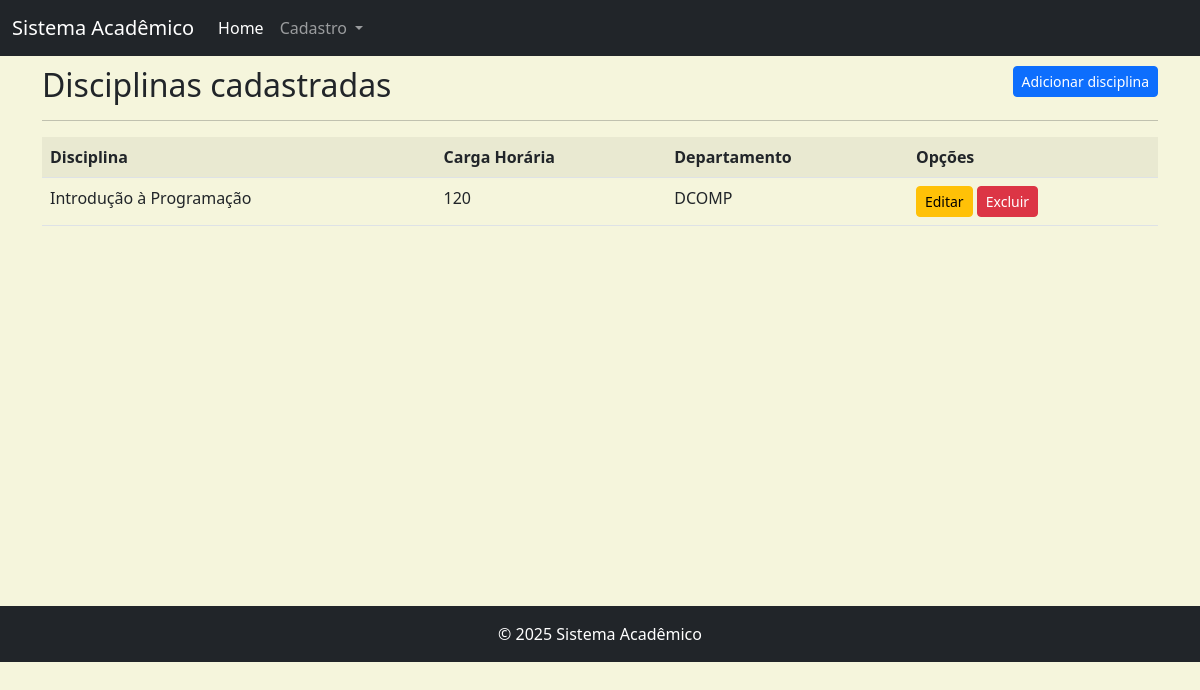
The page /listar/disciplina/ on the database as committed earlier.
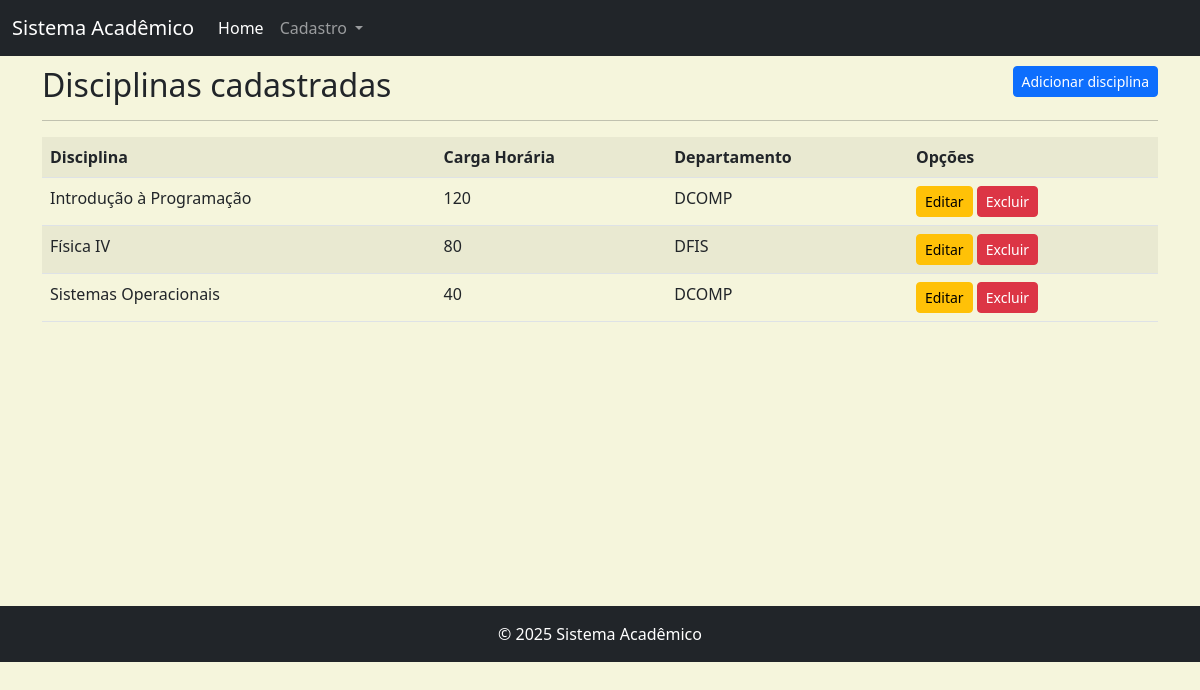
The same page on the database as committed later.
### cadastros/models.py (models this page shows, shortened)
class Disciplina(models.Model):
    nome = models.CharField(max_length=100)
    cargaHoraria = models.IntegerField(verbose_name="Carga Horária")
    departamento = models.ForeignKey(Departamento, on_delete=models.PROTECT)

class Departamento(models.Model):
    nome = models.CharField(max_length=50)
    sigla = models.CharField(max_length=5)

### cadastros/views.py (the view)
class DisciplinaList(ListView):
    model = Disciplina
    template_name = 'cadastros/lista/disciplina.html'

### cadastros/templates/cadastros/lista/disciplina.html (shortened to what this page needs)
{% extends 'paginas/base.html' %}
{% load static %}
{% block conteudo %}
<h2>Disciplinas cadastradas
    <a href="{% url 'cadastrar-disciplina' %}"
    class="btn btn-primary btn-sm float-end">
        Adicionar disciplina
    </a>
</h2>
<hr>
<div class="table-responsive">
    <table class="table table-striped">
        <tr>
            <th>Disciplina</th>
            <th>Carga Horária</th>
            <th>Departamento</th>
            <th>Opções</th>
        </tr>
        {% for disciplina in object_list %}
        <tr>
            <td>{{ disciplina.nome }}</td>
            <td>{{ disciplina.cargaHoraria }}</td>
            <td>{{ disciplina.departamento.sigla }}</td>
            <td>
                <a href="{% url 'editar-disciplina' disciplina.pk %}"
                class="btn btn-warning btn-sm" title="Editar">
                    Editar
                </a>
                <a href="{% url 'excluir-disciplina' disciplina.pk %}"
                class="btn btn-danger btn-sm" title="Excluir">Excluir</a>
            </td>
        </tr>
        {% empty %}
        <tr>
            <td colspan="4">
                Nenhum campo registro.
            </td>
        </tr>
        {% endfor %}
    </table>
</div>
{% endblock %}

### paginas/templates/paginas/base.html (shortened to what this page needs)
{% load static %}
<!DOCTYPE html>
<html lang="pt-br">
<head>
    <link rel="stylesheet" href="https://cdn.jsdelivr.net/npm/bootstrap@5.2.3/dist/css/bootstrap.min.css">
    <link rel="stylesheet" href="{% static 'css/style.css' %}">
</head>
<body>
    <nav class="navbar navbar-expand-lg navbar-dark bg-dark">
        <div class="container-fluid">
            <a class="navbar-brand" href="#">Sistema Acadêmico</a>
            <div class="collapse navbar-collapse" id="navbarNav">
                <ul class="navbar-nav">
                    <li class="nav-item">
                        <a class="nav-link active" aria-current="page" href="#">Home</a>
                    </li>
                    <li class="nav-item dropdown" id="dropdownCadastro">
                        <a class="nav-link dropdown-toggle" role="button"
                        data-bs-toggle="dropdown" aria-expanded="false" href="#">
                            Cadastro
                        </a>
                    </li>
                </ul>
            </div>
        </div>
    </nav>
    <div class="container">
        {% block conteudo %}{% endblock %}
    </div>
    <footer class="footer mt-auto py-3 bg-dark">
        <div class="rodape">
            {% block rodape %}
            <span class="text-bg-dark">© 2025 Sistema Acadêmico</span>
            {% endblock %}
        </div>
    </footer>
</body>
</html>

### static/css/style.css (style rules this page uses)
body { background-color: beige; }
.container { min-height: 550px; padding-top: 10px; }
.rodape { text-align: center; }

Rows that differ between the two databases and show on the page:
added Disciplina: nome "Física IV", cargaHoraria "80", departamento.sigla "DFIS"
added Disciplina: nome "Sistemas Operacionais", cargaHoraria "40", departamento.sigla "DCOMP"
